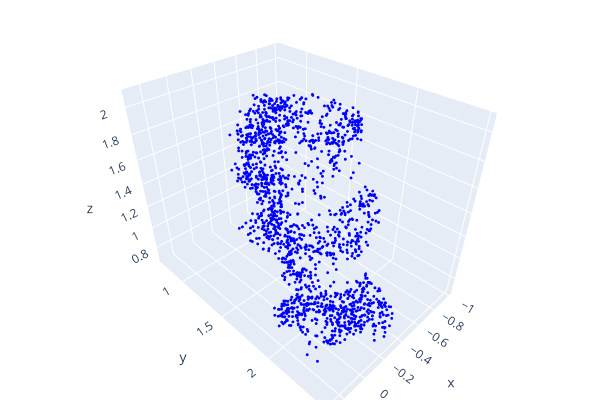

Source (notebook cell):
### Code cell
import open3d as o3d
import numpy as np

inp = "output/gs_init/kitchen/input.ply"
fp1 = "output/gs_init/kitchen/point_cloud/iteration_7000/point_cloud.ply"
fp2 = "output/gs_init/kitchen/point_cloud/iteration_10000/point_cloud.ply"

inp_pcd = o3d.io.read_point_cloud(inp)
fp1_pcd = o3d.io.read_point_cloud(fp1)
fp2_pcd = o3d.io.read_point_cloud(fp2)

# color
fp1_pcd.paint_uniform_color([0, 0, 1])
fp2_pcd.paint_uniform_color([0, 1, 0])

# union
pcd = fp1_pcd + fp2_pcd

# dist
dists = np.asarray(fp1_pcd.compute_point_cloud_distance(fp2_pcd))
print(dists.mean())
ind = np.where(dists > 0.01)[0]
pcd_without = fp1_pcd.select_by_index(ind)


o3d.visualization.draw_plotly([pcd_without], mesh_show_wireframe=False)

### Figure 1 — Plotly figure (JSON) as saved in the notebook; plotly's stock layout.template omitted (floating-point values rounded to 4 significant figures; data arrays with more than 128 entries replaced by an {"elided": "..."} marker saying what was removed)
{"data": [{"marker": {"color": {"elided": "1654x3 int values"}, "size": 1}, "mode": "markers", "type": "scatter3d", "x": {"elided": "1654 float values"}, "y": {"elided": "1654 float values"}, "z": {"elided": "1654 float values"}}], "layout": {"height": 400, "margin": {"b": 0, "l": 0, "r": 0, "t": 0}, "scene": {"camera": {"center": {"x": 0, "y": 0, "z": 0}, "up": {"x": 0, "y": 0, "z": 1}}}, "showlegend": false, "width": 600}}
